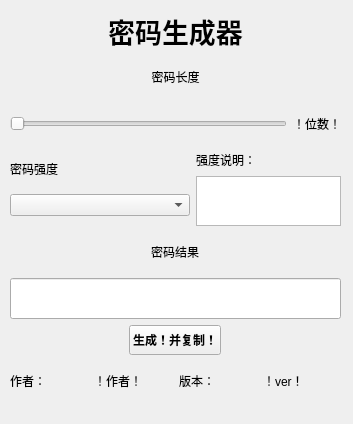
<?xml version="1.0" encoding="UTF-8"?>
<ui version="4.0">
 <class>Form</class>
 <widget class="QWidget" name="Form">
  <property name="geometry">
   <rect>
    <x>0</x>
    <y>0</y>
    <width>353</width>
    <height>424</height>
   </rect>
  </property>
  <property name="windowTitle">
   <string>密码生成器</string>
  </property>
  <widget class="QWidget" name="layoutWidget">
   <property name="geometry">
    <rect>
     <x>10</x>
     <y>10</y>
     <width>331</width>
     <height>391</height>
    </rect>
   </property>
   <layout class="QVBoxLayout" name="verticalLayout_3">
    <item>
     <widget class="QLabel" name="label">
      <property name="font">
       <font>
        <family>阿里巴巴普惠体 R</family>
        <pointsize>20</pointsize>
        <bold>true</bold>
       </font>
      </property>
      <property name="text">
       <string>密码生成器</string>
      </property>
      <property name="alignment">
       <set>Qt::AlignmentFlag::AlignCenter</set>
      </property>
     </widget>
    </item>
    <item>
     <widget class="QLabel" name="label_2">
      <property name="text">
       <string>密码长度</string>
      </property>
      <property name="alignment">
       <set>Qt::AlignmentFlag::AlignCenter</set>
      </property>
     </widget>
    </item>
    <item>
     <layout class="QHBoxLayout" name="horizontalLayout_2">
      <item>
       <widget class="QSlider" name="horizontalSlider">
        <property name="minimum">
         <number>4</number>
        </property>
        <property name="maximum">
         <number>16</number>
        </property>
        <property name="orientation">
         <enum>Qt::Orientation::Horizontal</enum>
        </property>
       </widget>
      </item>
      <item>
       <widget class="QLabel" name="label_7">
        <property name="text">
         <string>！位数！</string>
        </property>
       </widget>
      </item>
     </layout>
    </item>
    <item>
     <layout class="QHBoxLayout" name="horizontalLayout">
      <item>
       <layout class="QVBoxLayout" name="verticalLayout">
        <item>
         <widget class="QLabel" name="label_3">
          <property name="maximumSize">
           <size>
            <width>16777215</width>
            <height>20</height>
           </size>
          </property>
          <property name="text">
           <string>密码强度</string>
          </property>
         </widget>
        </item>
        <item>
         <widget class="QComboBox" name="comboBox">
          <property name="minimumSize">
           <size>
            <width>180</width>
            <height>0</height>
           </size>
          </property>
         </widget>
        </item>
       </layout>
      </item>
      <item>
       <layout class="QVBoxLayout" name="verticalLayout_2">
        <item>
         <widget class="QLabel" name="label_5">
          <property name="maximumSize">
           <size>
            <width>16777215</width>
            <height>20</height>
           </size>
          </property>
          <property name="text">
           <string>强度说明：</string>
          </property>
         </widget>
        </item>
        <item>
         <widget class="QTextBrowser" name="textBrowser">
          <property name="maximumSize">
           <size>
            <width>16777215</width>
            <height>50</height>
           </size>
          </property>
         </widget>
        </item>
       </layout>
      </item>
     </layout>
    </item>
    <item alignment="Qt::AlignmentFlag::AlignHCenter">
     <widget class="QLabel" name="label_4">
      <property name="text">
       <string>密码结果</string>
      </property>
      <property name="alignment">
       <set>Qt::AlignmentFlag::AlignCenter</set>
      </property>
     </widget>
    </item>
    <item>
     <widget class="QLineEdit" name="lineEdit">
      <property name="maximumSize">
       <size>
        <width>16777215</width>
        <height>60</height>
       </size>
      </property>
      <property name="font">
       <font>
        <pointsize>20</pointsize>
        <bold>true</bold>
       </font>
      </property>
      <property name="alignment">
       <set>Qt::AlignmentFlag::AlignCenter</set>
      </property>
      <property name="readOnly">
       <bool>true</bool>
      </property>
     </widget>
    </item>
    <item alignment="Qt::AlignmentFlag::AlignHCenter">
     <widget class="QPushButton" name="pushButton">
      <property name="maximumSize">
       <size>
        <width>150</width>
        <height>30</height>
       </size>
      </property>
      <property name="font">
       <font>
        <bold>true</bold>
       </font>
      </property>
      <property name="text">
       <string>生成！并复制！</string>
      </property>
     </widget>
    </item>
    <item>
     <layout class="QHBoxLayout" name="horizontalLayout_3">
      <item>
       <widget class="QLabel" name="label_8">
        <property name="text">
         <string>作者：</string>
        </property>
       </widget>
      </item>
      <item>
       <widget class="QLabel" name="label_auth">
        <property name="text">
         <string>！作者！</string>
        </property>
       </widget>
      </item>
      <item>
       <widget class="QLabel" name="label_10">
        <property name="text">
         <string>版本：</string>
        </property>
       </widget>
      </item>
      <item>
       <widget class="QLabel" name="label_ver">
        <property name="text">
         <string>！ver！</string>
        </property>
       </widget>
      </item>
     </layout>
    </item>
   </layout>
  </widget>
 </widget>
 <resources/>
 <connections/>
</ui>
